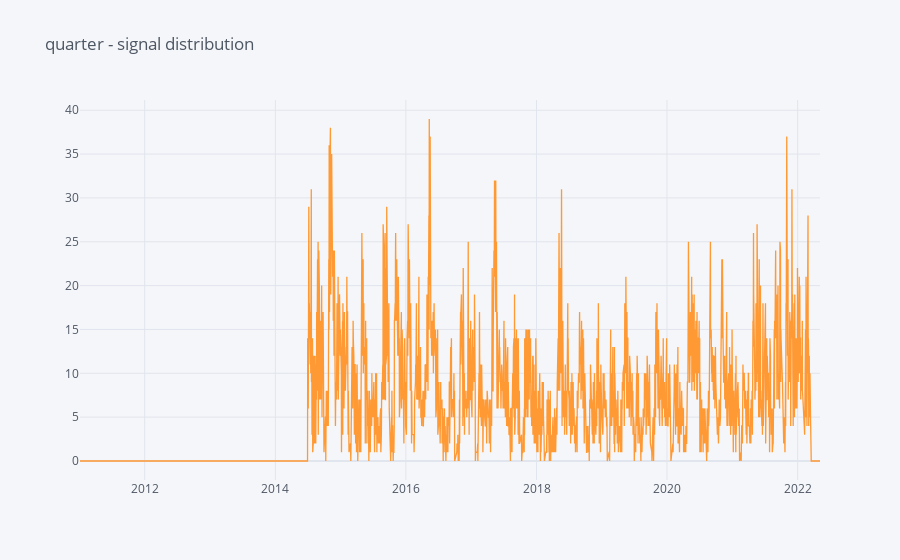

Notebook cell for this chart:
### Code cell
signal_df.sum(axis = 1).iplot(title = "quarter - signal distribution")

### Figure 1 — Plotly figure (JSON) as saved in the notebook; plotly's stock layout.template omitted (floating-point values rounded to 4 significant figures; data arrays with more than 128 entries replaced by an {"elided": "..."} marker saying what was removed)
{"data": [{"line": {"color": "rgba(255, 153, 51, 1.0)", "dash": "solid", "shape": "linear", "width": 1.3}, "mode": "lines", "name": "None", "text": "", "type": "scatter", "x": {"elided": "2754 str values"}, "y": {"elided": "2754 int values"}}], "layout": {"legend": {"bgcolor": "#F5F6F9", "font": {"color": "#4D5663"}}, "paper_bgcolor": "#F5F6F9", "plot_bgcolor": "#F5F6F9", "title": {"font": {"color": "#4D5663"}, "text": "quarter - signal distribution"}, "xaxis": {"gridcolor": "#E1E5ED", "showgrid": true, "tickfont": {"color": "#4D5663"}, "title": {"font": {"color": "#4D5663"}, "text": ""}, "zerolinecolor": "#E1E5ED"}, "yaxis": {"gridcolor": "#E1E5ED", "showgrid": true, "tickfont": {"color": "#4D5663"}, "title": {"font": {"color": "#4D5663"}, "text": ""}, "zerolinecolor": "#E1E5ED"}}}
